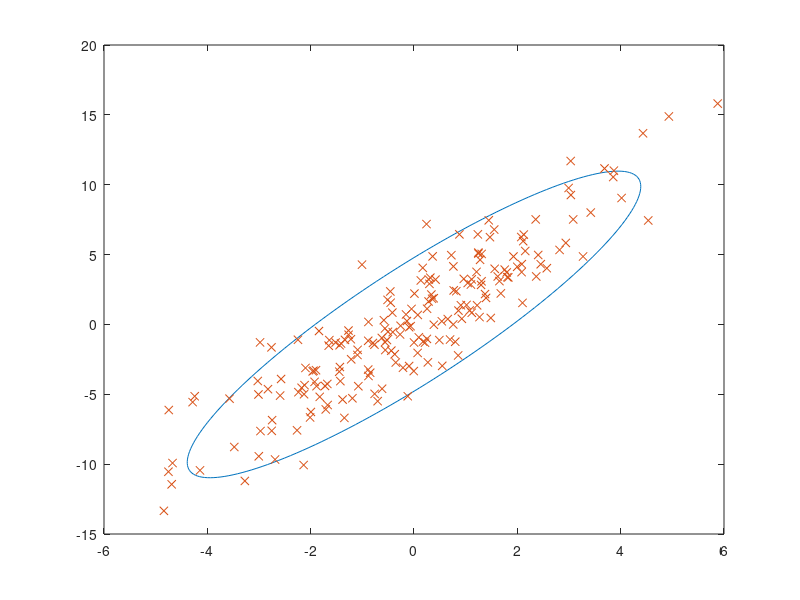

The MATLAB script that drew this image:
clear all
close all
clc
%% JOINT DISTRIBUTION
N=200;
sig1=2;
sig2=5;

var1=(sig1)^2;
var2=(sig2)^2;

rho=0.9;
m=[0;0];
po=0.91; %degree of confidence 

Cxy=rho*sig1*sig2;
C=[var1 Cxy; Cxy var2];
% To Generate N = 200 realizations of this random variable.
x= chol(C,"lower")*randn(length(C),N)+m*ones(1,N);
mean_x1=[mean(x(1,:));mean(x(2,:))]
cov_x=cov(x(1,:),x(2,:));
% To plot confidence ellipse
t=linspace(0,2*pi,200);
X=sqrt(-2*log(1-po))*chol(C,'lower')*[cos(t);sin(t)]+m*ones(1,length(t));



plot(X(1,:),X(2,:))
hold on
plot (x(1,:),x(2,:),'x')


